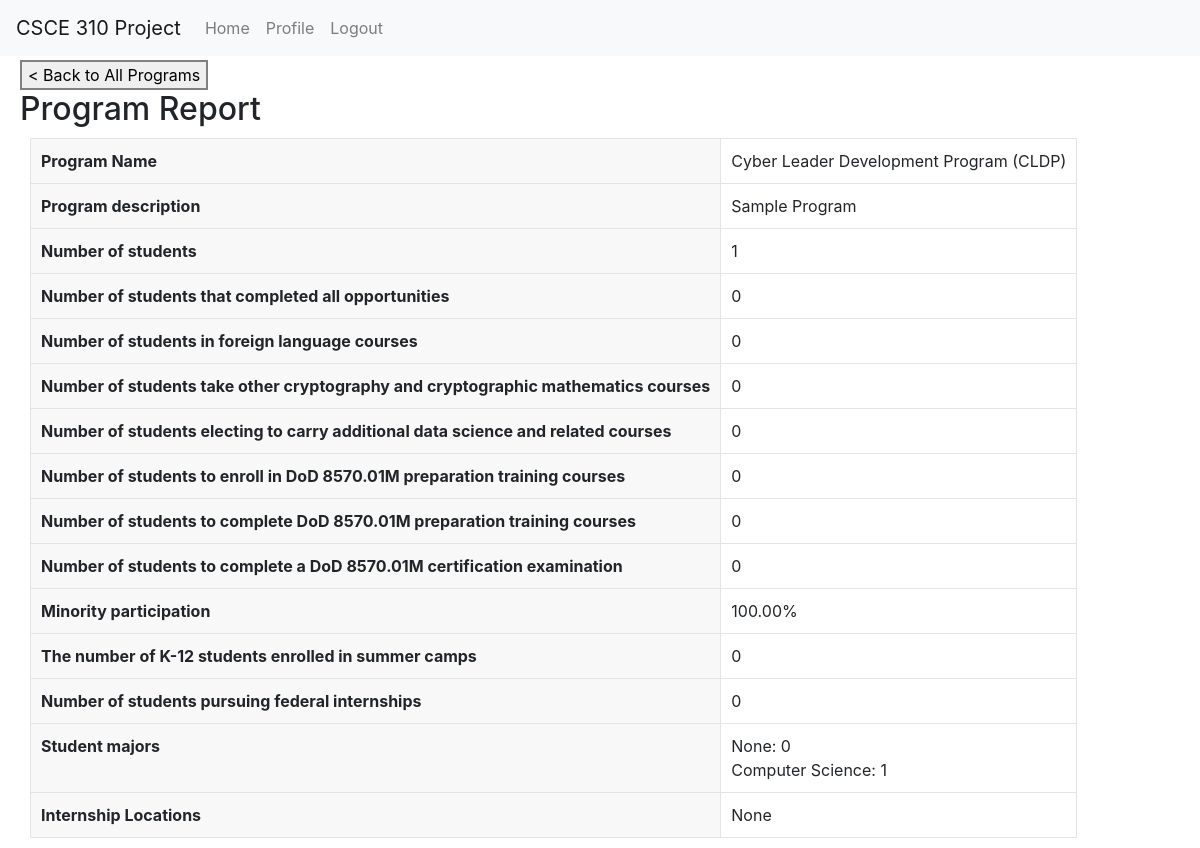
/admin/get_report/1, run on the app's committed database.
### tables this page shows
CREATE TABLE Programs (
                    program_num INTEGER PRIMARY KEY AUTOINCREMENT,
                    name TEXT,
                    description TEXT,
                    archived INTEGER
                    );

### routes/admin.py (the view)
@admin_bp.route('/get_report/<int:program_num>')
def get_report(program_num):
    conn = get_db_connection()
    program = get_program(conn, program_num)
    num_students = get_program_num_students(conn, program_num)
    completed_students_count = num_students_completed_program(conn, program_num)
    num_in_foreign_lang = num_in_program_and_coursetype(conn, program_num, 'foreign language')
    num_in_cryptogrpahy = num_in_program_and_coursetype(conn, program_num, 'cryptography')
    num_in_cryptogrpahy += num_in_program_and_coursetype(conn, program_num, 'cryptography mathematics')
    num_in_data_science = num_in_program_and_coursetype(conn, program_num, 'data science')
    minority_count = conn.execute("SELECT COUNT(*) FROM View_CollegeStudentDetails WHERE race != 'white'").fetchone()[0]
    if (num_students == 0):
        minority_percent = 0
    else:
        minority_percent = minority_count/num_students * 100
    if (minority_percent > 100):
      print("Error, impossible for minority percent to be over 100%")
      minority_percent = 100
    k12 = get_program_num_k12_students(conn, program_num)
    DoD_training_completed = num_w_specified_DoD_training_status(conn, program_num, "Complete")
    DoD_training_enrolled = num_w_specified_DoD_training_status(conn, program_num, "Enrolled")
    DoD_cert_complete = num_completed_DoD_cert(conn, program_num)
    fed_internships = num_federal_internships(conn, program_num)
    majors_data = get_prog_student_majors(conn, program_num)
    majors_dict = {"None": 0}
    for major in majors_data:
        if (major[0] == None):
            majorName = "None"
        else:
          majorName = major[0]
        currCount = majors_dict.get(majorName, -1)
        if (currCount == -1):
            majors_dict.update({majorName: 1})
        else:
            majors_dict.update({majorName: currCount + 1})
    internship_list = []
    all_internship_names = names_of_prog_student_internships(conn, program_num)
    if all_internship_names != None:
      for internship in all_internship_names:
          internship_list.append(internship[0])
    program_report = {
        "name" : program["name"],
        "descr" : program["description"],
        "num_students": num_students,
        "completed_students_count": completed_students_count,
        "num_in_foreign_lang_courses": num_in_foreign_lang,
        "num_in_crypt_courses": num_in_cryptogrpahy,
        "num_in_data_science_courses": num_in_data_science,
        "minority_participation": f"{minority_percent: .2f}%",
        "num_k12_accepted": k12,
        "DoD_training_enrolled": DoD_training_enrolled,
        "DoD_training_completed": DoD_training_completed,
        "DoD_cert_complete": DoD_cert_complete,
        "fed_internships" : fed_internships,
        "student_majors": majors_dict,
        "internship_names": internship_list
    }
    return render_template("admin/get_program_report.html", program=program_report)

### db.py (called while the page is built)
def get_db_connection():
    conn = sqlite3.connect('database.db')
    conn.row_factory = sqlite3.Row
    return conn

### util/Programs.py (called while the page is built)
def get_program(conn, program_num):
  return conn.execute('SELECT * FROM Programs WHERE program_num=?', (program_num, )).fetchone()

def get_program_num_students(conn, program_num):
  return conn.execute(f'SELECT COUNT(*) FROM Program_Accepts WHERE program={program_num}').fetchone()[0]

def get_program_num_k12_students(conn, program_num):
  return conn.execute(f'''SELECT COUNT(*) FROM
                    (SELECT * FROM Program_accepts WHERE program = {program_num}) AS Accepted_students
                    INNER JOIN
                    (SELECT * FROM College_students WHERE student_type = 'k12_student') AS K12_students
                    ON Accepted_students.student_num=K12_students.UIN''').fetchone()[0]

def num_students_completed_program(conn, program_num):
  return conn.execute(f'SELECT COUNT(*) FROM TRACK WHERE program = {program_num} AND status = "Completed"').fetchone()[0]

def num_in_program_and_coursetype(conn, program_num, course_type):
  return conn.execute(f'''SELECT COUNT(DISTINCT Class_enrollment.UIN) AS num_students_in_foreign_lang
                    FROM (SELECT * FROM Program_Accepts WHERE Program = {program_num}) AS Accepted_students
                    JOIN Class_enrollment
                    ON Accepted_students.student_num = Class_enrollment.UIN
                    JOIN Classes
                    ON Class_enrollment.Class_ID = Classes.Class_ID
                    WHERE Classes.type = '{course_type}'
                    ''').fetchone()[0]

def num_w_specified_DoD_training_status(conn, program_num, status):
  return conn.execute(f'''SELECT COUNT(DISTINCT Student_num)
                    FROM Program_student_certification_data
                    WHERE program = {program_num} AND Training_Status = "{status}"
                      ''').fetchone()[0]

def num_completed_DoD_cert(conn, program_num):
  return conn.execute(f'''SELECT COUNT(DISTINCT Student_num)
                    FROM Program_student_certification_data
                    WHERE program = {program_num} AND status = "Complete"
                      ''').fetchone()[0]

### templates/admin/get_program_report.html (shortened to what this page needs)
<!DOCTYPE html>
<html lang="en">
<head>
  <link rel="stylesheet" href="../../static/general.css">
  <link rel="stylesheet" href="https://stackpath.bootstrapcdn.com/bootstrap/4.3.1/css/bootstrap.min.css">
</head>
<body>
  <nav class="navbar navbar-expand-lg navbar-light bg-light fixed-top">
    <a class="navbar-brand" href="#">CSCE 310 Project</a>
    <div class="collapse navbar-collapse" id="navbarNav">
        <ul class="navbar-nav">
            <li class="nav-item">
                <a class="nav-link" href="/home">Home</a>
            </li>
            <li class="nav-item">
                <a class="nav-link" href="/profile">Profile</a>
            </li>
            <li class="nav-item">
                <a class="nav-link" href="/logout">Logout</a>
            </li>
        </ul>
    </div>
  </nav>
  <a href="{{ url_for('admin_bp.view_all_programs') }}">
    <button>< Back to All Programs</button>
  </a>
  <h2>Program Report</h2>
  <table>
    <tr>
      <th>Program Name</th>
      <td>{{ program.name }}</td>
    </tr>
    <tr>
      <th>Program description</th>
      <td>{{ program.descr }}</td>
    </tr>
    <tr>
      <th>Number of students</th>
      <td>{{ program.num_students }}</td>
    </tr>
    <tr>
      <th>Number of students that completed all opportunities</th>
      <td>{{ program.completed_students_count }}</td>
    </tr>
    <tr>
      <th>Number of students in foreign language courses</th>
      <td>{{ program.num_in_foreign_lang_courses }}</td>
    </tr>
    <tr>
      <th>Number of students take other cryptography and cryptographic mathematics courses</th>
      <td>{{ program.num_in_crypt_courses }}</td>
    </tr>
    <tr>
      <th>Number of students electing to carry additional data science and related courses</th>
      <td>{{ program.num_in_data_science_courses }}</td>
    </tr>
    <tr>
      <th>Number of students to enroll in DoD 8570.01M preparation training courses</th>
      <td>{{ program.DoD_training_enrolled }}</td>
    </tr>
    <tr>
      <th>Number of students to complete DoD 8570.01M preparation training courses</th>
      <td>{{ program.DoD_training_completed }}</td>
    </tr>
    <tr>
      <th>Number of students to complete a DoD 8570.01M certification examination</th>
      <td>{{ program.DoD_cert_complete }}</td>
    </tr>
    <tr>
      <th>Minority participation</th>
      <td>{{ program.minority_participation }}</td>
    </tr>
    <tr>
      <th>The number of K-12 students enrolled in summer camps</th>
      <td>{{ program.num_k12_accepted }}</td>
    </tr>
    <tr>
      <th>Number of students pursuing federal internships</th>
      <td>{{ program.fed_internships }}</td>
    </tr>
    <tr>
      <th>Student majors</th>
      <td>
        {% for major in program.student_majors %}
          <p>{{ major }}: {{ program.student_majors[major] }}</p>
        {% endfor %}
      </td>
    </tr>
    <tr>
      <th>Internship Locations</th>
      <td>
        {% if program.internship_names|length == 0 %}
          <p>None</p>
        {% else %}
          {% for internship in program.internship_names %}
          <p>{{ internship }}</p>
          {% endfor %}
        {% endif %}
      </td>
    </tr>
  </table>
</body>
</html>

### static/general.css (style rules this page uses)
body { padding-top: 60px; padding-left: 20px; }
table { border-collapse: collapse; margin: 10px; }
table, th, td { border: 1px solid #e4e4e4; }
th, td { padding: 10px; text-align: left; }
th { background-color: #f8f8f8; vertical-align: text-top; }
td p { margin: 0px; }
button { cursor: pointer; border: 2px solid #808080; }

### data on the page
Programs: name "Cyber Leader Development Program (CLDP)", descr "Sample Program"

### other printed values
{{ program.num_students }} "1"
{{ program.completed_students_count }} "0"
{{ program.num_in_foreign_lang_courses }} "0"
{{ program.num_in_crypt_courses }} "0"
{{ program.num_in_data_science_courses }} "0"
{{ program.DoD_training_enrolled }} "0"
{{ program.DoD_training_completed }} "0"
{{ program.DoD_cert_complete }} "0"
{{ program.minority_participation }} "100.00%"
{{ program.num_k12_accepted }} "0"
{{ program.fed_internships }} "0"
{{ major }} "None" "Computer Science"
{{ program.student_majors[major] }} "0" "1"
